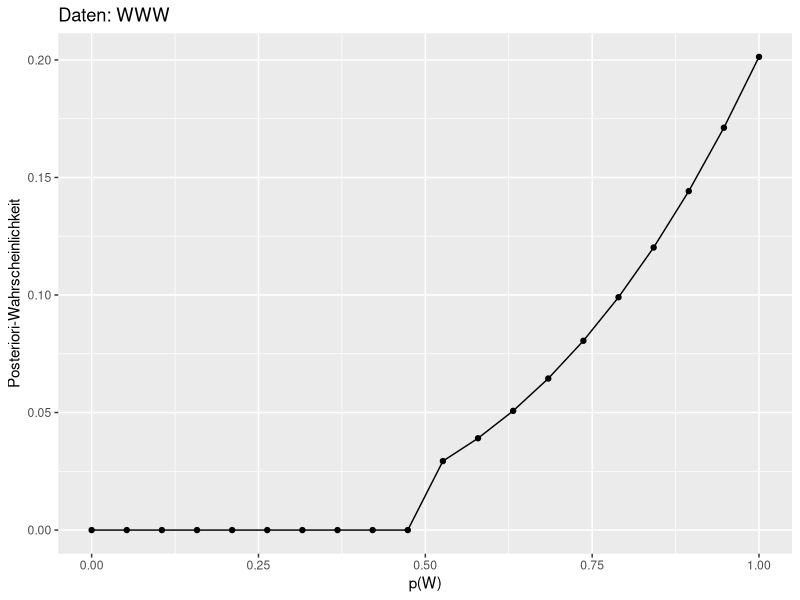
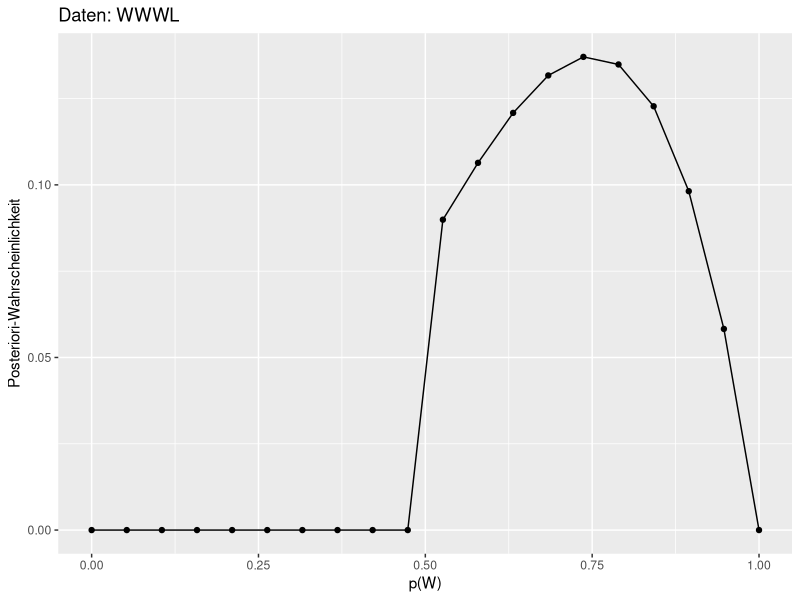
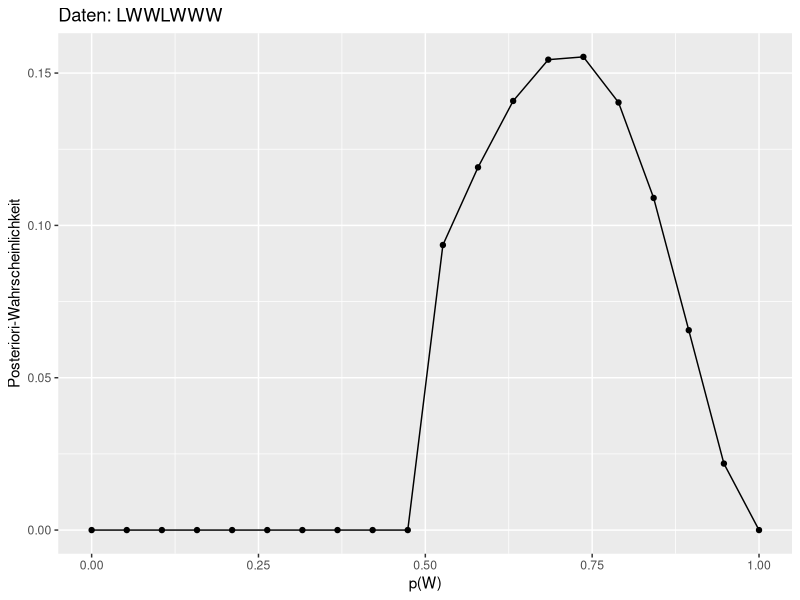

Source code (R) for these figures, in order:
## ---- chunk 1
library(tidyverse)
## ---- chunk 2
knitr::opts_chunk$set(fig.pos = 'H',
                      fig.asp = 0.618,
                      fig.width = 4,
                      fig.cap = "", 
                      fig.path = "",
                      message = FALSE,
                      warning = FALSE,
                     # out.width = "100%",
                      cache = TRUE)
## ---- chunk 3
library(tidyverse)

dist <- 
  tibble(
    # Gridwerte bestimmen:
    p_grid = seq(from = 0, to = 1, length.out = 20),
    # Priori-Wskt bestimmen:
    prior  = case_when(
      p_grid < 0.5 ~ 0,
      p_grid >= 0.5 ~ 1)) %>%
  mutate(
    # Likelihood berechnen:
    likelihood_1 = dbinom(3, size = 3, prob = p_grid),
    likelihood_2 = dbinom(3, size = 4, prob = p_grid),
    likelihood_3 = dbinom(5, size = 7, prob = p_grid),
    # unstand. Posterior-Wskt:
    unstand_post_1 = likelihood_1 * prior,
    unstand_post_2 = likelihood_2 * prior,
    unstand_post_3 = likelihood_3 * prior,
    # stand. Post-Wskt:
    std_post_1 = unstand_post_1 / sum(unstand_post_1),
    std_post_2 = unstand_post_2 / sum(unstand_post_2),
    std_post_3 = unstand_post_3 / sum(unstand_post_3)
    ) 


## ---- chunk 4
ggplot(dist) +
  aes(x = p_grid, y= std_post_1) +
  geom_line()+
  geom_point() +
  labs(x = "p(W)",
       y = "Posteriori-Wahrscheinlichkeit",
       title = "Daten: WWW")


## ---- chunk 5
ggplot(dist) +
  aes(x = p_grid, y= std_post_2) +
  geom_line()+
  geom_point() +
  labs(x = "p(W)",
       y = "Posteriori-Wahrscheinlichkeit",
       title = "Daten: WWWL")


## ---- chunk 6
ggplot(dist) +
  aes(x = p_grid, y= std_post_3) +
  geom_line()+
  geom_point() +
  labs(x = "p(W)",
       y = "Posteriori-Wahrscheinlichkeit",
       title = "Daten: LWWLWWW")
